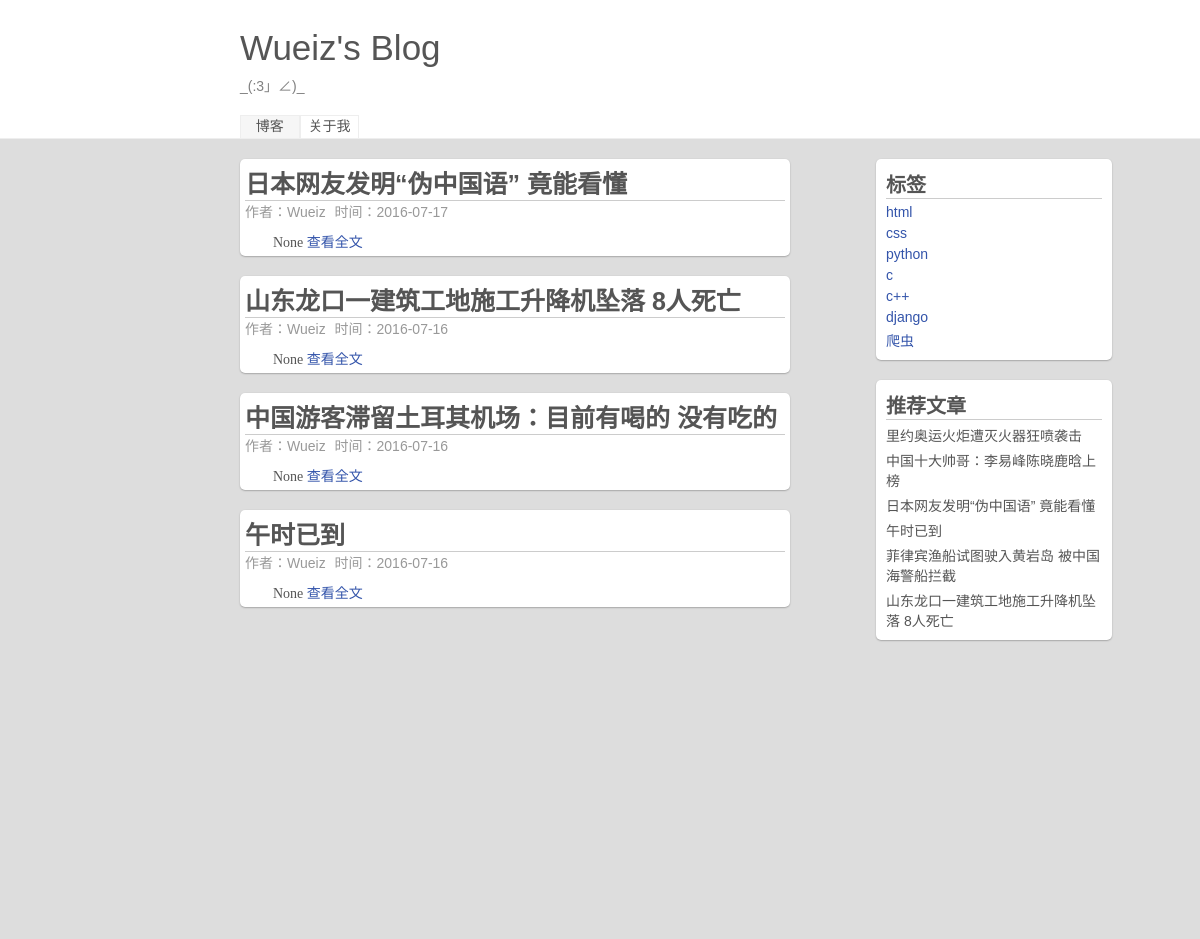
/tag/3, run on the app's committed database.
### myblog/models.py (models this page shows, shortened)
class article(models.Model):
    title = models.CharField('标题',max_length=200)
    article_info = models.TextField('简介',max_length=200,null=True)
    content = models.TextField('内容',max_length=10000)
    date = models.DateField('日期')
    author = models.ManyToManyField('author')
    tag = models.ManyToManyField('tag')
    recommond = models.BooleanField('推荐',default=False)
    class Meta:
        verbose_name = '文章'
        verbose_name_plural = verbose_name
        ordering = ['-date']

class author(models.Model):
    name = models.CharField('作者名',max_length=10)
    email = models.EmailField('邮箱')
    class Meta:
        verbose_name = '作者'
        verbose_name_plural = verbose_name

class tag(models.Model):
    name = models.CharField('标签名',max_length=10)
    class Meta:
        verbose_name = '标签'
        verbose_name_plural = verbose_name

### myblog/views.py (the view)
# urls.py: url(r'^tag/(?P<t_id>\d+)',get_tag,name='tag'),
def get_tag(requests,t_id):
    art_list = article.objects.filter(tag__id=t_id)
    tag_list = tag.objects.all()
    recommond_list = article.objects.filter(recommond=True)
    return render(requests, 'blog.html', {
        'art_list': art_list, 'tag_list': tag_list, 'recommond_list': recommond_list, 'next': False, 'pre': False
        })

### myblog/templates/blog.html (shortened to what this page needs)
<html>
<head>
</head>
{% load staticfiles %}
<link rel="stylesheet" type="text/css" href="{% static "css/style.css" %}">
<link rel="stylesheet" type="text/css" href="{% static "css/reset.css" %}">
<body>
	<header class='blog_header'>
		<div class='top_fixed'>
			<p class="blog_name">Wueiz's Blog</p>
			<p class="blog_info">_(:3」∠)_</p>
			<a href="{% url 'index' %}" class='top_button choice' title='我的博客'>博客</a><a href="#" class='top_button ' title='关于我'>关于我</a>
		</div>
	</header>
	<main class='blog_main'>
		<div class='left_main'>
            {% for art in art_list %}
			<div class='article_card'>
				<div class="article_title"><p>{{ art.title }}</p></div>
				<div class="article_info">
					<div class="article_auto">作者：{{ art.author.all.0.name }}</div>
					<div class="article_time">时间：{{ art.date|date:"Y-m-d" }}</div>
				</div>
				<div class="article_content">
					{{  art.article_info }}
                    {% if art == art_list.0 %}
					<a href='/article/{{ art.id }}' id="article" class='article_all'>查看全文</a>
                    {% else %}
                    <a href='/article/{{ art.id }}' class='article_all'>查看全文</a>
                    {% endif %}
				</div>
			</div>
            {% endfor %}
		</div>
		<div class="right_main">
			<div class="pigeonhole right_card">
				<div class="pig_info">标签</div>
				<ul>
                    {% for tag in tag_list %}
					<li class='pig_item'><a href='/tag/{{ tag.id }}'>{{ tag.name }}</a></li>
					{% endfor %}
				</ul>
			</div>
			<div class="recommond right_card">
				<div class="re_info">推荐文章</div>
				<ul>
                    {% for recommond in recommond_list %}
					<li class='re_item'><a href='/article/{{ recommond.id }}'>{{ recommond.title }}</a></li>
					{% endfor %}
				</ul>
			</div>
		</div>
	</main>
</body>
</html>

### myblog/static/css/style.css (style rules this page uses)
html,body { width: 100%; height: 100%; }
.blog_header { height: 138px; width: 100%; border-bottom: 1px solid #eee; }
.top_fixed { width: 80%; margin-left:20%; height: 110px; padding-top: 28px; }
.blog_name { font-size: 2.5em; font-weight: blod; margin-bottom: 7px; }
.blog_info { color:gray; margin-bottom: 20px; }
.top_button { display: inline-block; height: 20%; line-height: 1.5; width: 6%; text-align: center; margin: 0; border:1px solid #eee; text-decoration: none; }
.choice { background-color: #F6F6F6; }
.blog_main { background-color: #ddd; width: 100%; height: 100%; }
.left_main { float:left; width: 50%; margin-left: 20%; }
.right_main { float: right; width: 20%; margin-right: 7%; }
.article_card { width:90%; padding: 5px; margin-top: 20px; background-color: #fff ; border-radius: 5px; box-shadow: 0 .05rem .1rem rgba(0,0,0,.3); }
.article_title { width:100%; font-size: 25px; font-weight: 600; border-bottom: 1px solid #ccc; }
.article_info { width: 100%; margin-bottom: 10px; }
.article_time,.article_auto { display: inline-block; margin-right: 5px; color: #999; }
.article_content { text-indent: 2em; font-family: "Microsoft YaHei"; }
.article_all { color:#3354AA; }
.right_card { width:90%; padding: 10px; margin-top: 20px; background-color: #fff ; border-radius: 5px; box-shadow: 0 .05rem .1rem rgba(0,0,0,.3); }
.pig_item,.re_item { display: block; margin-top: 5px; }
.pig_item > a { color:#3354aa; }
.pig_info , .re_info { font-size: 20px; font-weight: 700; border-bottom: 1px solid #ccc; }

### data on the page
article: title "日本网友发明“伪中国语” 竟能看懂", author.all.0.name "Wueiz", date "2016-07-17", article_info "None"
article: title "山东龙口一建筑工地施工升降机坠落 8人死亡", author.all.0.name "Wueiz", date "2016-07-16", article_info "None"
article: title "中国游客滞留土耳其机场：目前有喝的 没有吃的", author.all.0.name "Wueiz", date "2016-07-16", article_info "None"
article: title "午时已到", author.all.0.name "Wueiz", date "2016-07-16", article_info "None"
tag: name "html"
tag: name "css"
tag: name "python"
tag: name "c"
tag: name "c++"
tag: name "django"
tag: name "爬虫"
article: title "里约奥运火炬遭灭火器狂喷袭击"
article: title "中国十大帅哥：李易峰陈晓鹿晗上榜"
article: title "菲律宾渔船试图驶入黄岩岛 被中国海警船拦截"
